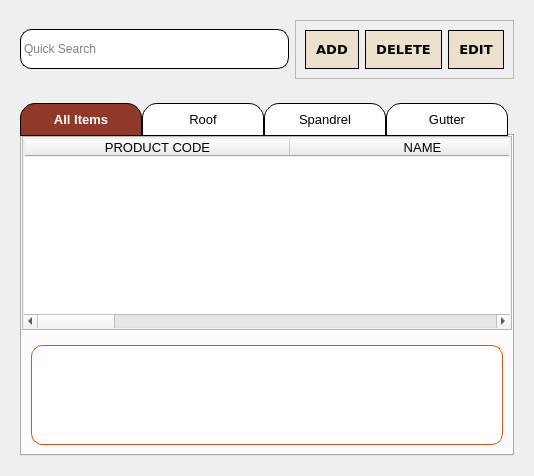
      <widget class="QWidget" name="pageInventory">
       <layout class="QVBoxLayout" name="verticalLayout_3">
        <item alignment="Qt::AlignTop">
         <widget class="QWidget" name="widget" native="true">
          <layout class="QHBoxLayout" name="horizontalLayout_25">
           <item>
            <widget class="QFrame" name="searchhhbar">
             <property name="sizePolicy">
              <sizepolicy hsizetype="Preferred" vsizetype="MinimumExpanding">
               <horstretch>0</horstretch>
               <verstretch>0</verstretch>
              </sizepolicy>
             </property>
             <property name="minimumSize">
              <size>
               <width>0</width>
               <height>0</height>
              </size>
             </property>
             <property name="maximumSize">
              <size>
               <width>300</width>
               <height>40</height>
              </size>
             </property>
             <property name="styleSheet">
              <string notr="true">QFrame{
    background-color: #ffffff;
    border: 1px solid #000000;
    border-radius: 11px;
    padding: 1px;}
#serachinput{
background: transparent;
        border: none;
}
#searchicon{
background: transparent;
        border: none;
}



</string>
             </property>
             <property name="frameShape">
              <enum>QFrame::StyledPanel</enum>
             </property>
             <property name="frameShadow">
              <enum>QFrame::Raised</enum>
             </property>
             <layout class="QHBoxLayout" name="horizontalLayout_9">
              <property name="leftMargin">
               <number>0</number>
              </property>
              <property name="topMargin">
               <number>0</number>
              </property>
              <property name="rightMargin">
               <number>0</number>
              </property>
              <property name="bottomMargin">
               <number>0</number>
              </property>
              <item alignment="Qt::AlignRight">
               <widget class="QLineEdit" name="serachinput">
                <property name="minimumSize">
                 <size>
                  <width>250</width>
                  <height>25</height>
                 </size>
                </property>
                <property name="maximumSize">
                 <size>
                  <width>250</width>
                  <height>16777215</height>
                 </size>
                </property>
                <property name="layoutDirection">
                 <enum>Qt::LeftToRight</enum>
                </property>
                <property name="styleSheet">
                 <string notr="true"/>
                </property>
                <property name="placeholderText">
                 <string>Quick Search</string>
                </property>
               </widget>
              </item>
              <item alignment="Qt::AlignLeft|Qt::AlignVCenter">
               <widget class="QLabel" name="searchicon">
                <property name="maximumSize">
                 <size>
                  <width>30</width>
                  <height>30</height>
                 </size>
                </property>
                <property name="text">
                 <string/>
                </property>
                <property name="pixmap">
                 <pixmap>../jhane/JJ-Elevate-Owner-Files-/search.png</pixmap>
                </property>
                <property name="scaledContents">
                 <bool>true</bool>
                </property>
               </widget>
              </item>
             </layout>
            </widget>
           </item>
           <item>
            <widget class="QFrame" name="frame_12">
             <property name="sizePolicy">
              <sizepolicy hsizetype="Preferred" vsizetype="MinimumExpanding">
               <horstretch>0</horstretch>
               <verstretch>0</verstretch>
              </sizepolicy>
             </property>
             <property name="frameShape">
              <enum>QFrame::StyledPanel</enum>
             </property>
             <property name="frameShadow">
              <enum>QFrame::Raised</enum>
             </property>
             <layout class="QHBoxLayout" name="horizontalLayout_24">
              <item>
               <widget class="QPushButton" name="addbtn">
                <property name="sizePolicy">
                 <sizepolicy hsizetype="Minimum" vsizetype="Preferred">
                  <horstretch>0</horstretch>
                  <verstretch>0</verstretch>
                 </sizepolicy>
                </property>
                <property name="font">
                 <font>
                  <family>Verdana</family>
                  <pointsize>10</pointsize>
                  <weight>75</weight>
                  <bold>true</bold>
                 </font>
                </property>
                <property name="styleSheet">
                 <string notr="true">/* Default Inactive Buttons */
QPushButton {
    background-color: #ebe0cc;
    color: black;
border: 1px solid #000000; 
    padding: 10px;
font-family: &quot;Verdana&quot;, sans-serif; 
text-align: center;
}

/* Hover Effect on Inactive Buttons */
QPushButton:hover {
    background-color:#d7a613;
color:black;
}

/* Active Button (Current Page) */
QPushButton#activeButton {
    background-color: #d7a613;
    color: black;
}
</string>
                </property>
                <property name="text">
                 <string>ADD</string>
                </property>
                <property name="icon">
                 <iconset resource="../jhane/JJ-Elevate-Owner-Files-/jj_owner_resources.qrc">
                  <normaloff>:/JJimages/add.png</normaloff>:/JJimages/add.png</iconset>
                </property>
                <property name="iconSize">
                 <size>
                  <width>26</width>
                  <height>26</height>
                 </size>
                </property>
               </widget>
              </item>
              <item>
               <widget class="QPushButton" name="delbtn">
                <property name="sizePolicy">
                 <sizepolicy hsizetype="Minimum" vsizetype="Preferred">
                  <horstretch>0</horstretch>
                  <verstretch>0</verstretch>
                 </sizepolicy>
                </property>
                <property name="font">
                 <font>
                  <family>Verdana</family>
                  <pointsize>10</pointsize>
                  <weight>75</weight>
                  <bold>true</bold>
                 </font>
                </property>
                <property name="styleSheet">
                 <string notr="true">/* Default Inactive Buttons */
QPushButton {
    background-color: #ebe0cc;
    color: black;
border: 1px solid #000000; 
    padding: 10px;
font-family: &quot;Verdana&quot;, sans-serif; 
text-align: center;
}

/* Hover Effect on Inactive Buttons */
QPushButton:hover {
    background-color:#d7a613;
color:black;
}

/* Active Button (Current Page) */
QPushButton#activeButton {
    background-color: #d7a613;
    color: black;
}
</string>
                </property>
                <property name="text">
                 <string>DELETE</string>
                </property>
                <property name="icon">
                 <iconset resource="../jhane/JJ-Elevate-Owner-Files-/jj_owner_resources.qrc">
                  <normaloff>:/JJimages/delete.png</normaloff>:/JJimages/delete.png</iconset>
                </property>
                <property name="iconSize">
                 <size>
                  <width>27</width>
                  <height>27</height>
                 </size>
                </property>
               </widget>
              </item>
              <item>
               <widget class="QPushButton" name="editbtn">
                <property name="sizePolicy">
                 <sizepolicy hsizetype="Minimum" vsizetype="Preferred">
                  <horstretch>0</horstretch>
                  <verstretch>0</verstretch>
                 </sizepolicy>
                </property>
                <property name="font">
                 <font>
                  <family>Verdana</family>
                  <pointsize>10</pointsize>
                  <weight>75</weight>
                  <bold>true</bold>
                 </font>
                </property>
                <property name="styleSheet">
                 <string notr="true">/* Default Inactive Buttons */
QPushButton {
    background-color: #ebe0cc;
    color: black;
border: 1px solid #000000; 
    padding: 10px;
font-family: &quot;Verdana&quot;, sans-serif; 
text-align: center;
}

/* Hover Effect on Inactive Buttons */
QPushButton:hover {
    background-color:#d7a613;
color:black;
}

/* Active Button (Current Page) */
QPushButton#activeButton {
    background-color: #d7a613;
    color: black;
}
</string>
                </property>
                <property name="text">
                 <string>EDIT</string>
                </property>
                <property name="icon">
                 <iconset resource="../jhane/JJ-Elevate-Owner-Files-/jj_owner_resources.qrc">
                  <normaloff>:/JJimages/edit.png</normaloff>:/JJimages/edit.png</iconset>
                </property>
                <property name="iconSize">
                 <size>
                  <width>27</width>
                  <height>27</height>
                 </size>
                </property>
               </widget>
              </item>
             </layout>
            </widget>
           </item>
          </layout>
         </widget>
        </item>
        <item>
         <widget class="QWidget" name="widget_3" native="true">
          <property name="sizePolicy">
           <sizepolicy hsizetype="Expanding" vsizetype="Expanding">
            <horstretch>0</horstretch>
            <verstretch>0</verstretch>
           </sizepolicy>
          </property>
          <layout class="QHBoxLayout" name="horizontalLayout_7">
           <item>
            <widget class="QTabWidget" name="Tabs">
             <property name="font">
              <font>
               <pointsize>10</pointsize>
              </font>
             </property>
             <property name="styleSheet">
              <string notr="true">QTabBar::tab {
    padding: 6px 12px; 
    padding: 8px 20px;           /* More space around text */
    min-width: 80px;             /* Let tab shrink if needed */
    font-family: &quot;Verdana&quot;, sans-serif;

    background-color: #ffffff;
    color: black;
    border: 1px solid #000000;
    
    border-top-left-radius: 15px;
    border-top-right-radius: 15px;
    border-bottom-left-radius: 0px;
    border-bottom-right-radius: 0px;
}

QTabBar::tab:selected {
    background-color: #903929;
    color: white;
    font-weight: bold;
}
</string>
             </property>
             <property name="currentIndex">
              <number>0</number>
             </property>
             <property name="tabsClosable">
              <bool>false</bool>
             </property>
             <widget class="QWidget" name="Allitems">
              <property name="styleSheet">
               <string notr="true">QTabBar::tab {
    background-color: #ffffff;
    color: black;
    border: 1px solid #000000;
    padding: 10px;
    font-family: &quot;Verdana&quot;, sans-serif;
    text-align: center;

    /* Rounded top corners */
    border-top-left-radius: 15px;
    border-top-right-radius: 15px;
    border-bottom-left-radius: 0px;
    border-bottom-right-radius: 0px;
    margin-right: 2px; /* spacing between tabs */
}

/* Hover Effect */
QTabBar::tab:hover {
    background-color: #903929;
    color: white;
    font-weight: 700;
}

/* Selected/Active Tab */
QTabBar::tab:selected {
    background-color: #903929;
    color: white;
    font-weight: 700;
}
</string>
              </property>
              <attribute name="title">
               <string>All Items</string>
              </attribute>
              <layout class="QHBoxLayout" name="horizontalLayout_17">
               <property name="leftMargin">
                <number>0</number>
               </property>
               <property name="topMargin">
                <number>0</number>
               </property>
               <property name="rightMargin">
                <number>0</number>
               </property>
               <property name="bottomMargin">
                <number>0</number>
               </property>
               <item>
                <widget class="QWidget" name="widget_2" native="true">
                 <layout class="QVBoxLayout" name="verticalLayout_13">
                  <property name="leftMargin">
                   <number>0</number>
                  </property>
                  <property name="topMargin">
                   <number>0</number>
                  </property>
                  <property name="rightMargin">
                   <number>0</number>
                  </property>
                  <property name="bottomMargin">
                   <number>0</number>
                  </property>
                  <item>
                   <widget class="QTableWidget" name="tableWidget_ALL_ITEMS">
                    <property name="styleSheet">
                     <string notr="true">padding: 1;</string>
                    </property>
                    <attribute name="horizontalHeaderDefaultSectionSize">
                     <number>265</number>
                    </attribute>
                    <column>
                     <property name="text">
                      <string>PRODUCT CODE</string>
                     </property>
                     <property name="font">
                      <font>
                       <pointsize>10</pointsize>
                      </font>
                     </property>
                    </column>
                    <column>
                     <property name="text">
                      <string>NAME</string>
                     </property>
                     <property name="font">
                      <font>
                       <pointsize>10</pointsize>
                      </font>
                     </property>
                    </column>
                    <column>
                     <property name="text">
                      <string>DESCRIPTION</string>
                     </property>
                     <property name="font">
                      <font>
                       <pointsize>10</pointsize>
                      </font>
                     </property>
                    </column>
                    <column>
                     <property name="text">
                      <string>PRICE</string>
                     </property>
                     <property name="font">
                      <font>
                       <pointsize>10</pointsize>
                      </font>
                     </property>
                    </column>
                    <column>
                     <property name="text">
                      <string>STOCK QTY.</string>
                     </property>
                     <property name="font">
                      <font>
                       <pointsize>10</pointsize>
                      </font>
                     </property>
                    </column>
                    <column>
                     <property name="text">
                      <string>TYPE</string>
                     </property>
                     <property name="font">
                      <font>
                       <pointsize>10</pointsize>
                      </font>
                     </property>
                    </column>
                   </widget>
                  </item>
                  <item>
                   <widget class="QWidget" name="widget_4" native="true">
                    <property name="minimumSize">
                     <size>
                      <width>0</width>
                      <height>100</height>
                     </size>
                    </property>
                    <layout class="QVBoxLayout" name="verticalLayout_14">
                     <item>
                      <widget class="QTextBrowser" name="textBrowser">
                       <property name="sizePolicy">
                        <sizepolicy hsizetype="Preferred" vsizetype="Preferred">
                         <horstretch>0</horstretch>
                         <verstretch>0</verstretch>
                        </sizepolicy>
                       </property>
                       <property name="maximumSize">
                        <size>
                         <width>16777215</width>
                         <height>100</height>
                        </size>
                       </property>
                       <property name="styleSheet">
                        <string notr="true">
    background-color: #ffffff;
border-radius: 11;
    color: #d75413;
    border: 1px solid #d75413; 
    padding: 3px;
    font-family: &quot;Verdana&quot;, sans-serif; 


</string>
                       </property>
                      </widget>
                     </item>
                    </layout>
                   </widget>
                  </item>
                 </layout>
                </widget>
               </item>
              </layout>
             </widget>
             <widget class="QWidget" name="Roof">
              <attribute name="title">
               <string>Roof</string>
              </attribute>
             </widget>
             <widget class="QWidget" name="spandrel">
              <attribute name="title">
               <string>Spandrel</string>
              </attribute>
             </widget>
             <widget class="QWidget" name="Guuter">
              <attribute name="title">
               <string>Gutter</string>
              </attribute>
             </widget>
            </widget>
           </item>
          </layout>
         </widget>
        </item>
       </layout>
      </widget>
